Frame 1 (no input): blank canvas, image omitted
Frame 60 (the mouse pressed at the canvas centre just before this capture): blank canvas, image omitted
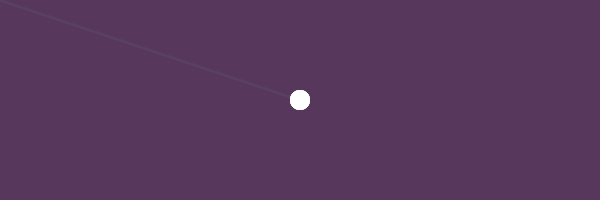
Frame 120 (the mouse held since frame 60 and released just before this capture)

The Processing sketch whose frames 1 and 60 were blank and that drew this single picture after the mouse press (run headless with seeded random() and noise(); from frame 60 on, the mouse is pressed at the canvas centre):

// Processing sketch: processing_145566
// ── processing_145566.pde

void setup ()
{
  size (600, 200);
  smooth();
  frameRate (15);

  background (#57385c);
}

void draw ()
{
  if (mousePressed == true)
  {
    fill (#57385c, 30);
    noStroke();
    rect (0, 0, width, height);

    stroke (255);
    strokeWeight (2);
    line (mouseX, mouseY, pmouseX, pmouseY);

    noStroke();
    fill (255);
    ellipse (mouseX, mouseY, 20, 20);
  }
}
